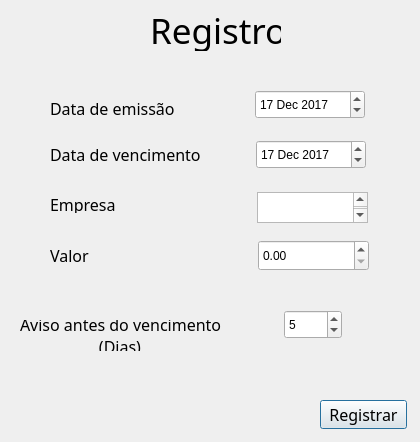
<?xml version="1.0" encoding="UTF-8"?>
<ui version="4.0">
 <class>Dialog</class>
 <widget class="QDialog" name="Dialog">
  <property name="geometry">
   <rect>
    <x>0</x>
    <y>0</y>
    <width>420</width>
    <height>442</height>
   </rect>
  </property>
  <property name="windowTitle">
   <string>Registro</string>
  </property>
  <widget class="QLabel" name="label">
   <property name="geometry">
    <rect>
     <x>50</x>
     <y>100</y>
     <width>151</width>
     <height>17</height>
    </rect>
   </property>
   <property name="font">
    <font>
     <family>Droid Sans</family>
     <pointsize>12</pointsize>
    </font>
   </property>
   <property name="text">
    <string>Data de emissão</string>
   </property>
  </widget>
  <widget class="QLabel" name="label_2">
   <property name="geometry">
    <rect>
     <x>50</x>
     <y>146</y>
     <width>171</width>
     <height>17</height>
    </rect>
   </property>
   <property name="font">
    <font>
     <family>Droid Sans</family>
     <pointsize>12</pointsize>
    </font>
   </property>
   <property name="text">
    <string>Data de vencimento</string>
   </property>
  </widget>
  <widget class="QLabel" name="label_3">
   <property name="geometry">
    <rect>
     <x>20</x>
     <y>320</y>
     <width>201</width>
     <height>31</height>
    </rect>
   </property>
   <property name="font">
    <font>
     <family>Droid Sans</family>
     <pointsize>12</pointsize>
    </font>
   </property>
   <property name="text">
    <string>Aviso antes do vencimento
                   (Dias)</string>
   </property>
  </widget>
  <widget class="QLabel" name="label_4">
   <property name="geometry">
    <rect>
     <x>50</x>
     <y>196</y>
     <width>121</width>
     <height>17</height>
    </rect>
   </property>
   <property name="font">
    <font>
     <family>Droid Sans</family>
     <pointsize>12</pointsize>
    </font>
   </property>
   <property name="text">
    <string>Empresa</string>
   </property>
  </widget>
  <widget class="QLabel" name="label_5">
   <property name="geometry">
    <rect>
     <x>50</x>
     <y>247</y>
     <width>57</width>
     <height>17</height>
    </rect>
   </property>
   <property name="font">
    <font>
     <family>Droid Sans</family>
     <pointsize>12</pointsize>
    </font>
   </property>
   <property name="text">
    <string>Valor</string>
   </property>
  </widget>
  <widget class="QPushButton" name="btn_registrar">
   <property name="geometry">
    <rect>
     <x>320</x>
     <y>400</y>
     <width>87</width>
     <height>29</height>
    </rect>
   </property>
   <property name="font">
    <font>
     <family>Droid Sans</family>
     <pointsize>12</pointsize>
    </font>
   </property>
   <property name="text">
    <string>Registrar</string>
   </property>
  </widget>
  <widget class="QDateEdit" name="date_emissao">
   <property name="geometry">
    <rect>
     <x>255</x>
     <y>90</y>
     <width>110</width>
     <height>29</height>
    </rect>
   </property>
   <property name="date">
    <date>
     <year>2017</year>
     <month>12</month>
     <day>17</day>
    </date>
   </property>
  </widget>
  <widget class="QDateEdit" name="date_vencimento">
   <property name="geometry">
    <rect>
     <x>256</x>
     <y>140</y>
     <width>110</width>
     <height>29</height>
    </rect>
   </property>
   <property name="date">
    <date>
     <year>2017</year>
     <month>12</month>
     <day>17</day>
    </date>
   </property>
  </widget>
  <widget class="QLabel" name="label_6">
   <property name="geometry">
    <rect>
     <x>150</x>
     <y>10</y>
     <width>131</width>
     <height>41</height>
    </rect>
   </property>
   <property name="font">
    <font>
     <family>Droid Sans</family>
     <pointsize>26</pointsize>
    </font>
   </property>
   <property name="text">
    <string>Registro</string>
   </property>
  </widget>
  <widget class="QTextEdit" name="input_empresa">
   <property name="geometry">
    <rect>
     <x>257</x>
     <y>192</y>
     <width>111</width>
     <height>31</height>
    </rect>
   </property>
   <property name="font">
    <font>
     <family>Droid Sans</family>
     <pointsize>12</pointsize>
    </font>
   </property>
  </widget>
  <widget class="QDoubleSpinBox" name="input_valor">
   <property name="geometry">
    <rect>
     <x>258</x>
     <y>240</y>
     <width>111</width>
     <height>31</height>
    </rect>
   </property>
   <property name="decimals">
    <number>2</number>
   </property>
   <property name="maximum">
    <double>99999.990000000005239</double>
   </property>
  </widget>
  <widget class="QSpinBox" name="input_dias_aviso">
   <property name="geometry">
    <rect>
     <x>284</x>
     <y>310</y>
     <width>58</width>
     <height>29</height>
    </rect>
   </property>
   <property name="value">
    <number>5</number>
   </property>
  </widget>
 </widget>
 <resources/>
 <connections/>
</ui>
